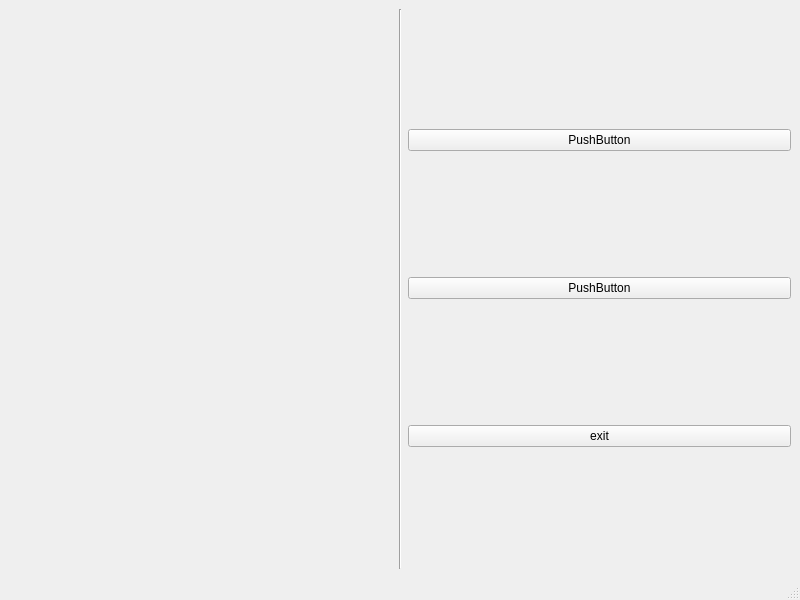
<?xml version="1.0" encoding="UTF-8"?>
<ui version="4.0">
 <class>MainWindow</class>
 <widget class="QMainWindow" name="MainWindow">
  <property name="geometry">
   <rect>
    <x>0</x>
    <y>0</y>
    <width>800</width>
    <height>600</height>
   </rect>
  </property>
  <property name="windowTitle">
   <string>MainWindow</string>
  </property>
  <widget class="QWidget" name="centralwidget">
   <layout class="QHBoxLayout" name="horizontalLayout">
    <item>
     <widget class="QWidget" name="widget" native="true"/>
    </item>
    <item>
     <widget class="Line" name="line">
      <property name="orientation">
       <enum>Qt::Vertical</enum>
      </property>
     </widget>
    </item>
    <item>
     <layout class="QVBoxLayout" name="verticalLayout">
      <item>
       <widget class="QPushButton" name="fun1">
        <property name="text">
         <string>PushButton</string>
        </property>
       </widget>
      </item>
      <item>
       <widget class="QPushButton" name="fun2">
        <property name="text">
         <string>PushButton</string>
        </property>
       </widget>
      </item>
      <item>
       <widget class="QPushButton" name="fun3">
        <property name="text">
         <string>exit</string>
        </property>
       </widget>
      </item>
     </layout>
    </item>
   </layout>
  </widget>
  <widget class="QMenuBar" name="menubar">
   <property name="geometry">
    <rect>
     <x>0</x>
     <y>0</y>
     <width>800</width>
     <height>26</height>
    </rect>
   </property>
  </widget>
  <widget class="QStatusBar" name="statusbar"/>
 </widget>
 <resources/>
 <connections/>
</ui>
